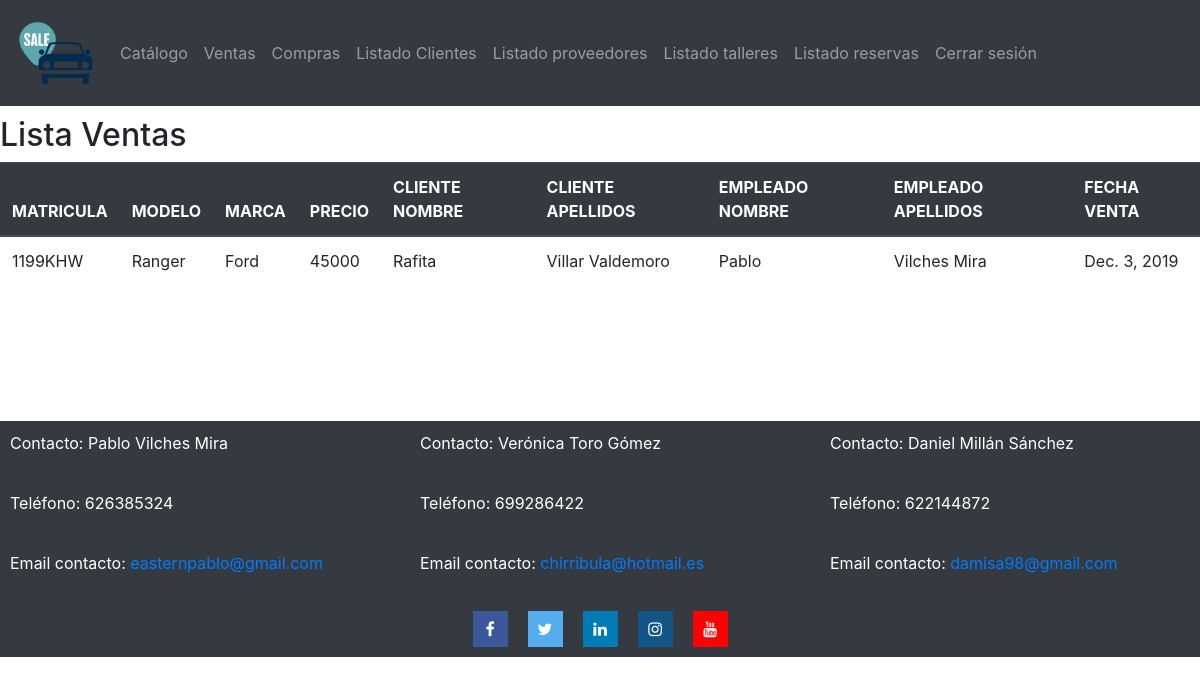
/listar/ventas/ (signed in), run on an earlier commit of the app's database.
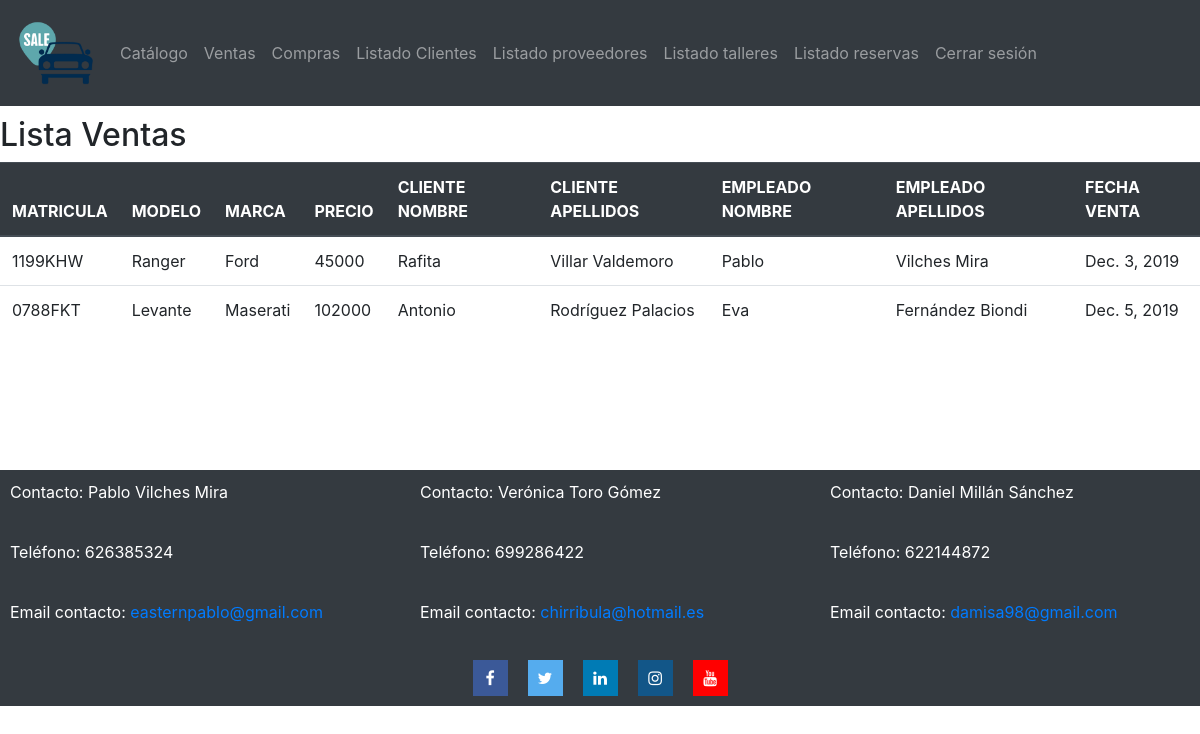
And on a later commit of the database.
### catalogo/models.py (models this page shows, shortened)
class Venta(models.Model):
    venta_id = models.AutoField(primary_key=True)
    coche_id = models.ForeignKey('Coche', on_delete=models.CASCADE)
    cliente_id = models.ForeignKey('Cliente', on_delete=models.CASCADE)
    empleado_id = models.ForeignKey('Empleado', on_delete=models.CASCADE)
    fecha = models.DateField(auto_now_add=True)

class Coche(models.Model):
    coche_id = models.AutoField(primary_key=True)
    marca_id = models.ForeignKey('Marca', on_delete=models.CASCADE)
    matricula = models.CharField(max_length=7)
    modelo = models.CharField(max_length=50)
    kilometros = models.IntegerField(validators=[MinValueValidator(500)])
    color = models.CharField(max_length=50)
    motor = models.CharField(max_length=50) # Ej: Diesel, Gasolina, Electrico,...
    tipo = models.CharField(max_length=50)  # Ej: Turismo, Monovolumen, TodoTerreno,...
    caballos = models.IntegerField(validators=[MinValueValidator(60)])
    cilindradas = models.IntegerField()
    precio = models.IntegerField(validators=[MinValueValidator(1000)])
    vendido = models.BooleanField(default=False)
    imagen = models.ImageField(upload_to="imagenes/Coches/")

class Marca(models.Model):
    nombre = models.CharField(max_length=50, primary_key=True)
    imagen = models.ImageField(null=True, upload_to="imagenes/Marcas/")
    taller_id = models.ForeignKey('Taller',on_delete=models.SET_NULL, null=True)

class Cliente(models.Model):
    cliente_id =  models.AutoField(primary_key=True)
    dni = models.CharField(max_length=9)
    nombre = models.CharField(max_length=50)
    apellidos = models.CharField(max_length=50)
    telefono = models.CharField(max_length=9)
    direccion = models.CharField(max_length=100)
    email = models.EmailField(max_length=50)
    usuario = models.ForeignKey(User, on_delete=models.CASCADE, null=True)

class Empleado(models.Model):
    empleado_id = models.AutoField(primary_key=True)
    dni = models.CharField(max_length=9)
    nombre = models.CharField(max_length=50)
    apellidos = models.CharField(max_length=50)                 #son iguales, se puede usar la misma??
    telefono = models.CharField(max_length=9)
    direccion = models.CharField(max_length=100)
    email = models.EmailField(max_length=50)
    usuario = models.ForeignKey(User, on_delete=models.CASCADE, null=True)
    puesto = models.CharField(max_length=50)

### catalogo/views.py (the view)
# urls.py: path("listar/ventas/", views.listar_ventas, name="Listado ventas - Concesionario"),
@login_required(login_url="/concesionario/login")
def listar_ventas(request):
    ventas = Venta.objects.all()
    return render(request, "listar_ventas.html",{"ventas":ventas})

### catalogo/templates/listar_ventas.html (shortened to what this page needs)
{% extends "base.html" %}
{% block content %}
<h2>Lista Ventas</h2>
<table class="table">
    <thead class="thead-dark">
      <tr>
        <th>MATRICULA</th>
        <th>MODELO</th>
        <th>MARCA</th>
        <th>PRECIO</th>
        <th>CLIENTE NOMBRE</th>
        <th>CLIENTE APELLIDOS</th>
        <th>EMPLEADO NOMBRE</th>
        <th>EMPLEADO APELLIDOS</th>
        <th>FECHA VENTA</th>
      </tr>
    </thead>
    <tbody>
        {% for venta in ventas %}
        <tr>
            <td>{{venta.coche_id.matricula}}</td>
            <td>{{venta.coche_id.modelo}}</td>
            <td>{{venta.coche_id.marca_id.nombre}}</td>
            <td>{{venta.coche_id.precio}}</td>
            <td>{{venta.cliente_id.nombre}}</td>
            <td>{{venta.cliente_id.apellidos}}</td>
            <td>{{venta.empleado_id.nombre}}</td>
            <td>{{venta.empleado_id.apellidos}}</td>
            <td>{{venta.fecha}}</td>
        </tr>
        {% endfor %}
    </tbody>
</table>
{% endblock %}

What changed in the data, as far as the page shows it:
added Venta: coche_id.matricula "0788FKT", coche_id.modelo "Levante", coche_id.marca_id.nombre "Maserati", coche_id.precio "102000", cliente_id.nombre "Antonio", cliente_id.apellidos "Rodríguez Palacios", empleado_id.nombre "Eva", empleado_id.apellidos "Fernández Biondi", fecha "Dec. 5, 2019"
